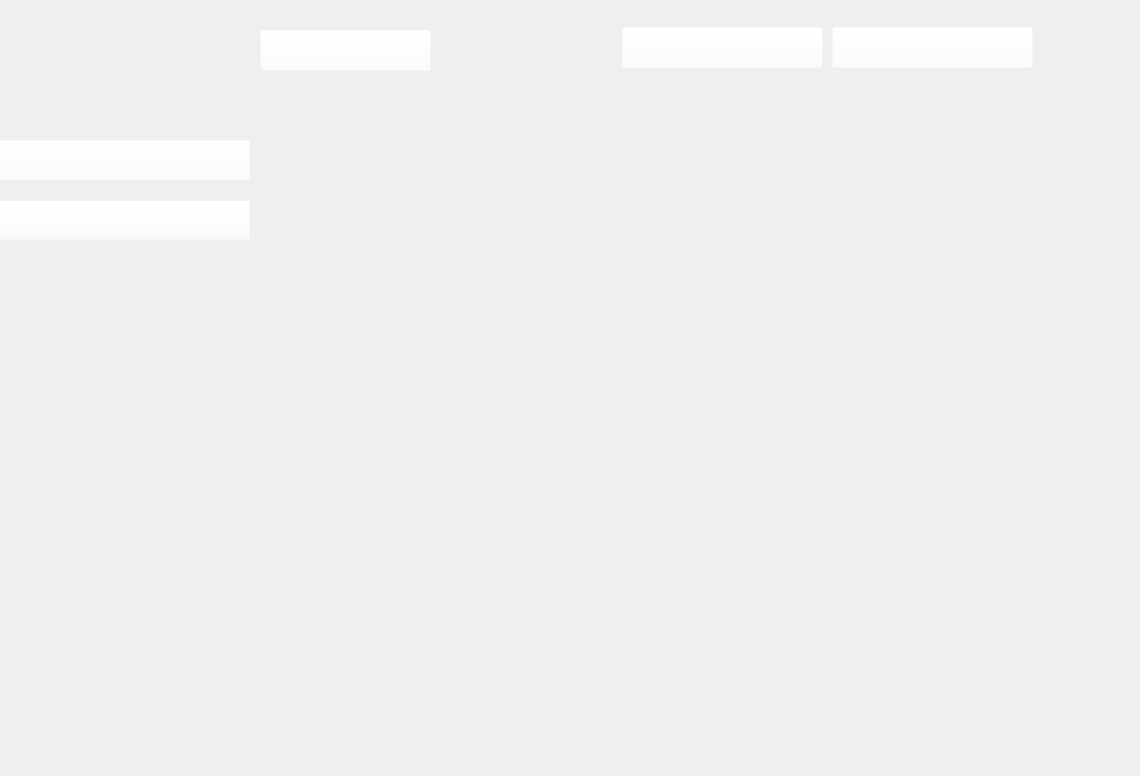
    <widget class="QWidget" name="Prof_first">
     <property name="styleSheet">
      <string notr="true"/>
     </property>
     <widget class="QLabel" name="label_6">
      <property name="geometry">
       <rect>
        <x>-50</x>
        <y>-40</y>
        <width>1131</width>
        <height>767</height>
       </rect>
      </property>
      <property name="styleSheet">
       <string notr="true">background:url(&quot;C:/Users/Dhia/Desktop/2eme/IMG_projet/Prof_fiirst&quot;)</string>
      </property>
      <property name="text">
       <string/>
      </property>
     </widget>
     <widget class="QPushButton" name="pushButton">
      <property name="geometry">
       <rect>
        <x>260</x>
        <y>30</y>
        <width>171</width>
        <height>41</height>
       </rect>
      </property>
      <property name="styleSheet">
       <string notr="true">background:rgba(255,255,255,0);
border -radius:0px;</string>
      </property>
      <property name="text">
       <string/>
      </property>
     </widget>
     <widget class="QPushButton" name="pushButton_12">
      <property name="geometry">
       <rect>
        <x>-50</x>
        <y>200</y>
        <width>300</width>
        <height>40</height>
       </rect>
      </property>
      <property name="styleSheet">
       <string notr="true">background:rgba(255,255,255,0);
border -radius:0px;</string>
      </property>
      <property name="text">
       <string/>
      </property>
     </widget>
     <widget class="QPushButton" name="pushButton_13">
      <property name="geometry">
       <rect>
        <x>-50</x>
        <y>140</y>
        <width>300</width>
        <height>40</height>
       </rect>
      </property>
      <property name="styleSheet">
       <string notr="true">background:rgba(255,255,255,0);
border -radius:0px;</string>
      </property>
      <property name="text">
       <string/>
      </property>
     </widget>
     <widget class="QPushButton" name="pushButton_50">
      <property name="geometry">
       <rect>
        <x>622</x>
        <y>27</y>
        <width>201</width>
        <height>41</height>
       </rect>
      </property>
      <property name="styleSheet">
       <string notr="true">background:rgba(255,255,255,0);
border -radius:0px;</string>
      </property>
      <property name="text">
       <string/>
      </property>
     </widget>
     <widget class="QPushButton" name="pushButton_59">
      <property name="geometry">
       <rect>
        <x>832</x>
        <y>27</y>
        <width>201</width>
        <height>41</height>
       </rect>
      </property>
      <property name="styleSheet">
       <string notr="true">background:rgba(255,255,255,0);
border -radius:0px;</string>
      </property>
      <property name="text">
       <string/>
      </property>
     </widget>
    </widget>
